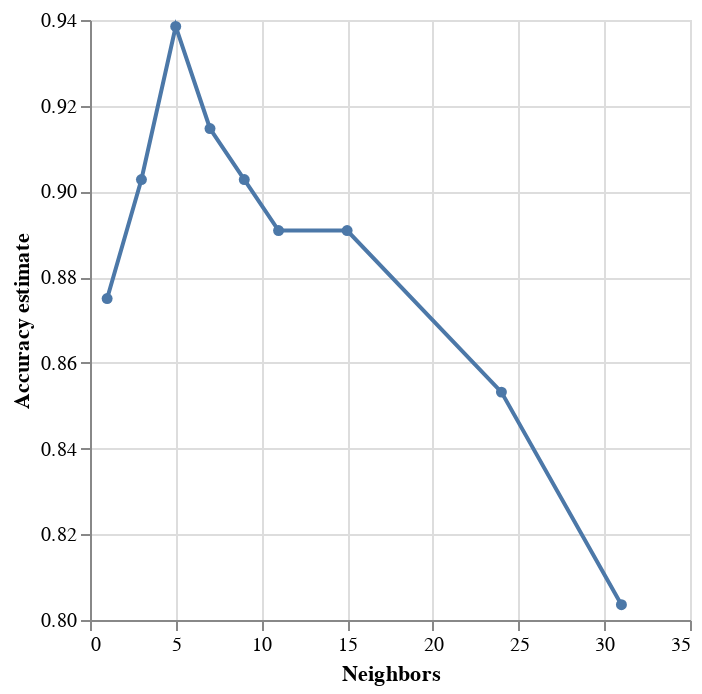

The code cell stored with this chart in its notebook:
### Code cell
accuracy_vs_k = alt.Chart(accuracies_grid_bydays).mark_line(point=True).encode(
    x=alt.X("Neighbors").title("Neighbors"),
    y=alt.Y("Accuracy").scale(zero=False).title("Accuracy estimate")
)
accuracy_vs_k

### Figure 1 — Vega-Lite specification as saved in the notebook (floating-point values rounded to 4 significant figures)
{"config": {"view": {"continuousWidth": 300, "continuousHeight": 300}}, "data": {"name": "data-804e7417922ef17413df0ae2eb91e6fb"}, "mark": {"type": "line", "point": true}, "encoding": {"x": {"field": "Neighbors", "title": "Neighbors", "type": "quantitative"}, "y": {"field": "Accuracy", "scale": {"zero": false}, "title": "Accuracy estimate", "type": "quantitative"}}, "$schema": "https://vega.github.io/schema/vega-lite/v5.20.1.json", "datasets": {"data-804e7417922ef17413df0ae2eb91e6fb": [{"Neighbors": 1, "Accuracy": 0.875, "Standard deviation": 0.1546, "Standard error": 0.06916}, {"Neighbors": 3, "Accuracy": 0.9028, "Standard deviation": 0.1076, "Standard error": 0.0481}, {"Neighbors": 5, "Accuracy": 0.9385, "Standard deviation": 0.07304, "Standard error": 0.03266}, {"Neighbors": 7, "Accuracy": 0.9147, "Standard deviation": 0.09296, "Standard error": 0.04157}, {"Neighbors": 9, "Accuracy": 0.9028, "Standard deviation": 0.1076, "Standard error": 0.0481}, {"Neighbors": 11, "Accuracy": 0.8909, "Standard deviation": 0.1192, "Standard error": 0.05332}, {"Neighbors": 15, "Accuracy": 0.8909, "Standard deviation": 0.1192, "Standard error": 0.05332}, {"Neighbors": 24, "Accuracy": 0.8532, "Standard deviation": 0.1014, "Standard error": 0.04535}, {"Neighbors": 31, "Accuracy": 0.8036, "Standard deviation": 0.06383, "Standard error": 0.02855}]}}
